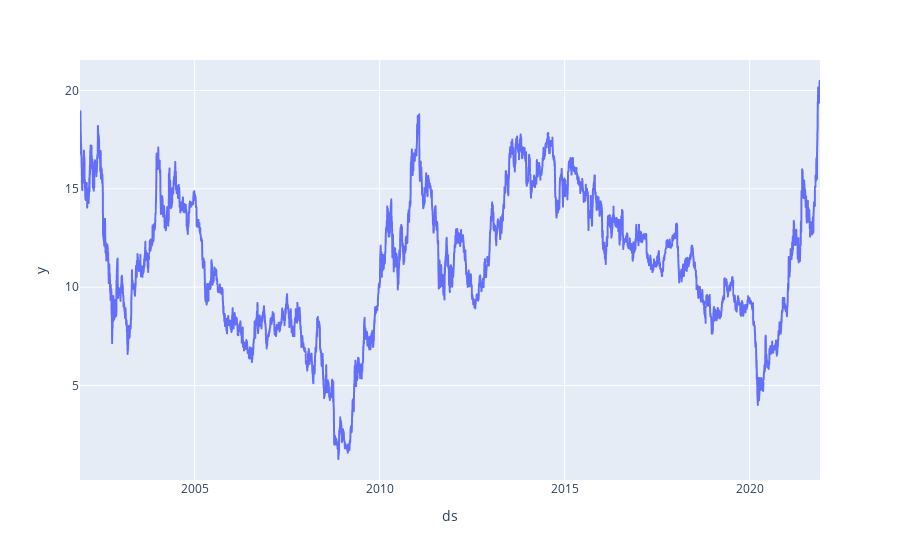

Source (notebook cell):
### Code cell
px.line(ford, x='ds', y='y')

### Figure 1 — Plotly figure (JSON) as saved in the notebook; plotly's stock layout.template omitted (floating-point values rounded to 4 significant figures; data arrays with more than 128 entries replaced by an {"elided": "..."} marker saying what was removed)
{"data": [{"hovertemplate": "ds=%{x}<br>y=%{y}<extra></extra>", "legendgroup": "", "line": {"color": "#636efa", "dash": "solid"}, "marker": {"symbol": "circle"}, "mode": "lines", "name": "", "showlegend": false, "type": "scattergl", "x": {"elided": "5037 str values"}, "xaxis": "x", "y": {"elided": "5037 float values"}, "yaxis": "y"}], "layout": {"legend": {"tracegroupgap": 0}, "margin": {"t": 60}, "xaxis": {"anchor": "y", "domain": [0, 1], "title": {"text": "ds"}}, "yaxis": {"anchor": "x", "domain": [0, 1], "title": {"text": "y"}}}}
